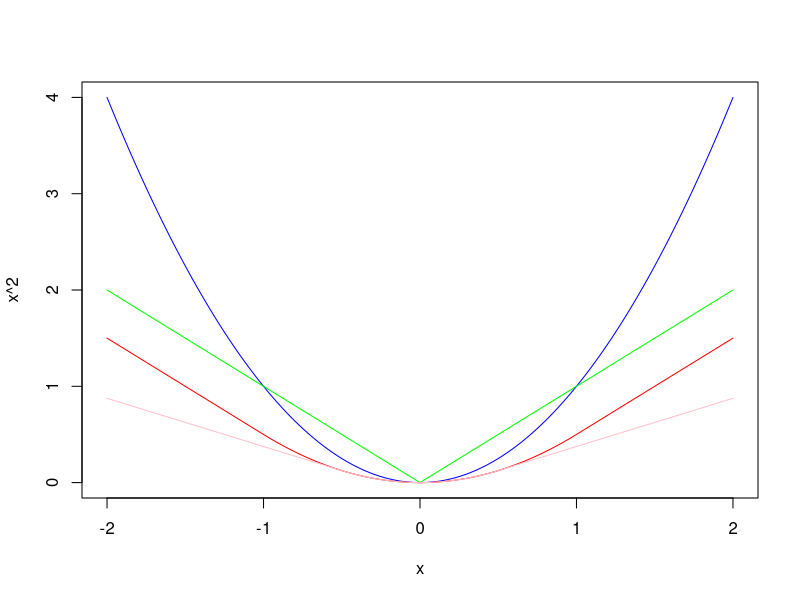
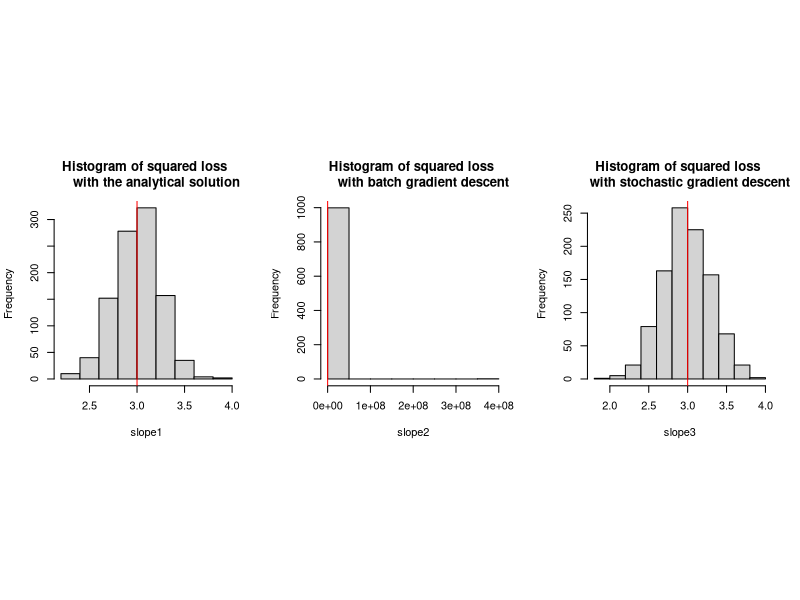
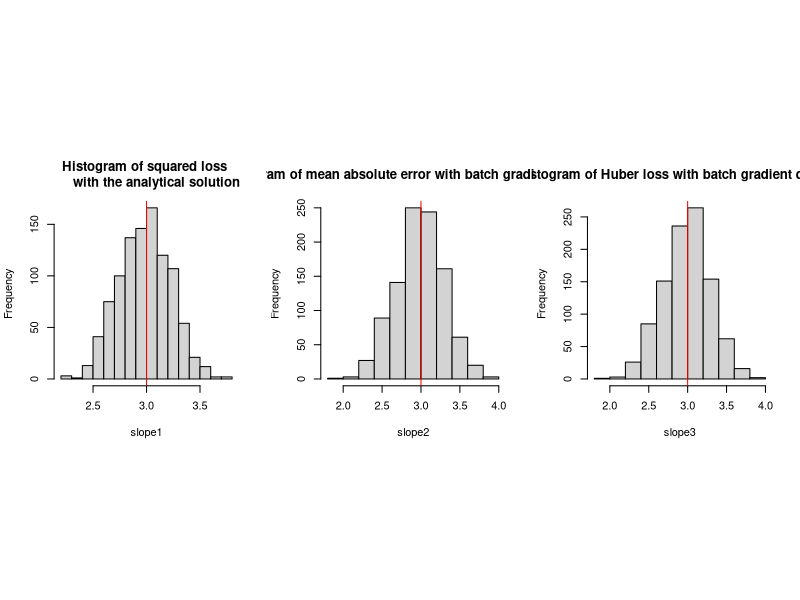

Write R code to recreate these figures, in order. (Note: a time limit stopped this script after it produced the figures.)
## ---- chunk 1
knitr::opts_chunk$set(echo = TRUE)
## ---- chunk 2
huber <- function(x,a) {ifelse(abs(x)<=a,0.5*x^2,a*abs(x)-0.5*a^2)}
curve(x^2, -2, 2, n = 1000, col = "blue")
curve(abs(x), add = TRUE,-2, 2, n = 1000, col = "green")
curve(huber(x,1), add = TRUE,-2, 2, n = 1000, col = "red")
curve(huber(x,0.5), add = TRUE,-2, 2, n = 1000, col = "pink")
## ---- chunk 3
batch_grad_des_l2 <- function(X, y, alpha) {
  # Initialize theta
  theta.init <- as.matrix(rnorm(n = dim(X)[2], mean = 0, sd = 1)) 
  grad.init <- -2*(t(X) %*% y - t(X) %*% X %*% theta.init)
  # set alpha
  #alpha <- 0.01
  theta <- theta.init - alpha * grad.init
  for (i in 1:1000) {
    grad <- -2 * (t(X) %*% y - t(X) %*% X %*% theta)
    theta <- theta - alpha * grad
    if (sqrt(sum(grad ^ 2)) <= 0.001) {
      break
    }
  }
  return(c(theta))
}
## ---- chunk 4
batch_grad_des_l1 <- function(X, y, alpha) {
  # Initialize theta
  theta.init <- as.matrix(rnorm(n = dim(X)[2], mean = 0, sd = 1)) 
  S.init <- as.matrix(sign(y- X %*% theta.init))
  grad.init <- -t(X) %*% S.init  
  # set alpha
  #alpha <- 0.01
  theta <- theta.init - alpha * grad.init
  for (i in 1:1000) {
    S <- as.matrix(sign(y- X %*% theta))
    grad <- -t(X) %*% S
    theta <- theta - alpha * grad
    if (sqrt(sum((y - X %*% theta) ^ 2)) <= 0.001) {
      break
    }
  }
  return(c(theta))
}

## ---- chunk 5
Huber_grad_des <- function(X, y, alpha, delta) {
  #set initial
  theta.init <- as.matrix(rnorm(n = dim(X)[2], mean = 0, sd = 1)) 
  theta.init <- t(theta.init)
  e <- t(y) - theta.init %*% t(X)
 # set delta
  #delta <- 0.1
  grad.init <- 
   - e[,which(abs(e) <= delta)] %*% X[which(abs(e) <= delta),] + 
   - delta *sign(e[,which(abs(e) > delta)])%*% X[which(abs(e) > delta),]
  # set alpha
  #alpha <- 0.01
  theta <- theta.init - alpha * grad.init
  for (i in 1:1000) {
    e <- t(y) - theta %*% t(X)
    grad <- 
      - e[,which(abs(e) <= delta)] %*% X[which(abs(e) <= delta),] + 
      - delta *sign(e[,which(abs(e) > delta)])%*% X[which(abs(e) > delta),]
    theta <- theta - alpha * grad
    if (sqrt(sum(grad ^ 2)) <= 0.001) {
      break
    }
  }
  return(c(theta))
}

## ---- chunk 6
stochastic_grad_des_l2 <- function(X, y, alpha) {
  N <- dim(X)[1]
  #set initial
  theta.init <- as.matrix(rnorm(n = dim(X)[2], mean = 0, sd = 1)) 
  theta.init <- t(theta.init)
  e <- t(y) - theta.init %*% t(X)
  k <- sample(N,1)
  grad.init <- -(2) %*% (e[k]) %*% X[k,]
  #set alpha
  #alpha <- 0.01
  theta <- theta.init - alpha * grad.init
  for (i in 1:1000) {
    e <- t(y) - theta %*% t(X)
    for(k in sample(N,1)){
    grad <- -(2) %*% e[k]%*% X[k,]
    theta <- theta - alpha * grad
    if (sqrt(sum(grad ^ 2)) <= 0.001) {
      break
    }
  }
}
  return(c(theta))
}
## ---- chunk 7
stochastic_grad_des_l1 <- function(X, y, alpha) {
  N <- dim(X)[1]
  #set initial
  theta.init <- as.matrix(rnorm(n = dim(X)[2], mean = 0, sd = 1)) 
  k <- sample(N,1)
  grad.init <- -as.vector(sign(y[k]- X[k,] %*% theta.init)) * X[k,]
  #set alpha
  #alpha <- 0.01
  theta <- theta.init - alpha * grad.init
  for (i in 1:1000) {
    for(k in sample(N,1)){
    grad <- -as.vector(sign(y[k]- X[k,] %*% theta)) * X[k,]
    theta <- theta - alpha * grad
    if (sqrt(sum((y - X %*% theta) ^ 2)) <= 0.001) {
      break
    }
  }
}
  return(c(theta))
}
## ---- chunk 8
stochastic_grad_des_hb <- function(X, y, alpha, delta) {
  N <- dim(X)[1]
  #set initial
  theta.init <- as.matrix(rnorm(n = dim(X)[2], mean = 0, sd = 1)) 
  theta.init <- t(theta.init)
  e <- t(y) - theta.init %*% t(X)
  k <- sample(N,1)
  grad.init <- 
   - e[,which(abs(e[k]) <= delta)] %*% X[which(abs(e[k]) <= delta),] + 
   - delta *sign(e[,which(abs(e[k]) > delta)])%*% X[k,][which(abs(e[k]) > delta),]
  #set alpha
  alpha <- 0.01
  theta <- theta.init - alpha * grad.init
  for (i in 1:1000) {
    for(k in sample(N,1)) {
    grad.init <- 
   - e[k][,which(abs(e[k]) <= delta)] %*% X[k,][which(abs(e[k]) <= delta),] + 
   - delta *sign(e[k][,which(abs(e[k]) > delta)])%*% X[k,][which(abs(e[k]) > delta),]
    theta <- theta - alpha * grad
    if (sqrt(sum((y - X %*% theta) ^ 2)) <= 0.001) {
      break
    }
  }
  }
  return(c(theta))
}
## ---- chunk 9
x <- as.matrix(runif(50, min = -2, max = 2))
e <- rnorm(50,mean = 0, sd = 2)
y <- as.matrix(2+3*x+e)
X <- cbind(rep(1,length(y)),x)
data_set<- data.frame(x,y)
## ---- chunk 10
    theta <- solve(t(X) %*% X) %*% t(X) %*% y
    print(theta)
## ---- chunk 11
batch_grad_des_l2(X, y, 0.01)

## ---- chunk 12
stochastic_grad_des_l2(X, y, 0.01)
## ---- chunk 13
slope1=c();slope2=c();slope3=c()
for (i in 1:1000) {
  x <- runif(n = 50, min = -2, max = 2)#simulate X
  error <- rnorm(n = 50, mean = 0, sd = 2)
  y <- 2 + 3 * x + error #simulate y
  X <- data.frame(rep(1, length(y)), x)
  X <- as.matrix(X)
  slope1 <- c(slope1, (solve(t(X) %*% X) %*% t(X) %*% y)[2])
  slope2 <- c(slope2, batch_grad_des_l2(X,y,0.01)[2])
  slope3 <- c(slope3, stochastic_grad_des_l2(X,y,0.01)[2])

}

par(mfrow = c(1,3),pty = "s")
hist(slope1, main = "Histogram of squared loss 
     with the analytical solution");abline(v = 3,col = "red")
hist(slope2, main = "Histogram of squared loss 
     with batch gradient descent");abline(v = 3,col = "red")
hist(slope3, main = "Histogram of squared loss 
     with stochastic gradient descent");abline(v = 3,col = "red")

## ---- chunk 14
x <- as.matrix(runif(50, min = -2, max = 2))
e <- rnorm(50,mean = 0, sd = 2)
y <- as.matrix(2+3*x+e)
X <- cbind(rep(1,length(y)),x)
data_set<- data.frame(x,y)
## ---- chunk 15
theta <- solve(t(X) %*% X) %*% t(X) %*% y
print(theta)
## ---- chunk 16
batch_grad_des_l1(X,y,0.01)
## ---- chunk 17
Huber_grad_des(X, y, 0.01, 0.1)
## ---- chunk 18
slope1=c();slope2=c();slope3=c()
for (i in 1:1000) {
  x <- as.matrix(runif(50, min = -2, max = 2))
  e <- rnorm(50,mean = 0, sd = 2)
  y <- as.matrix(2+3*x+e)
  X <- cbind(rep(1,length(y)),x)
  data_set<- data.frame(x,y)
  slope1 <- c(slope1, (solve(t(X) %*% X) %*% t(X) %*% y)[2])
  slope2 <- c(slope2, batch_grad_des_l1(X,y,0.01)[2])
  slope3 <- c(slope3, Huber_grad_des(X, y, 0.01, 0.1)[2])

}

par(mfrow = c(1,3),pty = "s")
hist(slope1, main = "Histogram of squared loss 
     with the analytical solution");abline(v = 3,col = "red")
hist(slope2, main = "Histogram of mean absolute error with batch gradient descent");abline(v = 3,col = "red")
hist(slope3, main = "Histogram of Huber loss with batch gradient descent");abline(v = 3,col = "red")

## ---- chunk 19
x <- as.matrix(runif(50, min = -2, max = 2))
e <- rnorm(50,mean = 0, sd = 2)
i <- which(sample(x = c(0,1),size = 50, prob = c(0.9,0.1), replace = T)==1)
y <- as.matrix(2+3*x+e)
y[i] <- y[i] * sample( x = c(0.5,1.5),size=length(i),prob= c(0.5,0.5),replace = T)
X <- cbind(rep(1,length(y)),x)
data_set<- data.frame(x,y)

## ---- chunk 20
theta <- solve(t(X) %*% X) %*% t(X) %*% y
print(theta)
## ---- chunk 21
batch_grad_des_l1(X, y, 0.01)
## ---- chunk 22
Huber_grad_des(X, y, 0.01, 0.1)
## ---- chunk 23
slope1=c();slope2=c();slope3=c()
for (i in 1:1000) {
  x <- as.matrix(runif(50, min = -2, max = 2))
  e <- rnorm(50,mean = 0, sd = 2)
  i <- which(sample(x = c(0,1),size = 50, prob = c(0.9,0.1), replace = T)==1)
  y <- as.matrix(2+3*x+e)
  y[i] <- y[i] * sample( x = c(0.5,1.5),size=length(i),prob= c(0.5,0.5),replace = T)
  X <- cbind(rep(1,length(y)),x)
  data_set<- data.frame(x,y)
  slope1 <- c(slope1, (solve(t(X) %*% X) %*% t(X) %*% y)[2])
  slope2 <- c(slope2, batch_grad_des_l1(X,y,0.01)[2])
  slope3 <- c(slope3, Huber_grad_des(X, y, 0.01, 0.1)[2])

}

par(mfrow = c(1,3),pty = "s")
hist(slope1, main = "Histogram of squared loss 
     with the analytical solution");abline(v = 3,col = "red")
hist(slope2, main = "Histogram of mean absolute error with batch gradient descent");abline(v = 3,col = "red")
hist(slope3, main = "Histogram of Huber loss with batch gradient descent");abline(v = 3,col = "red")
